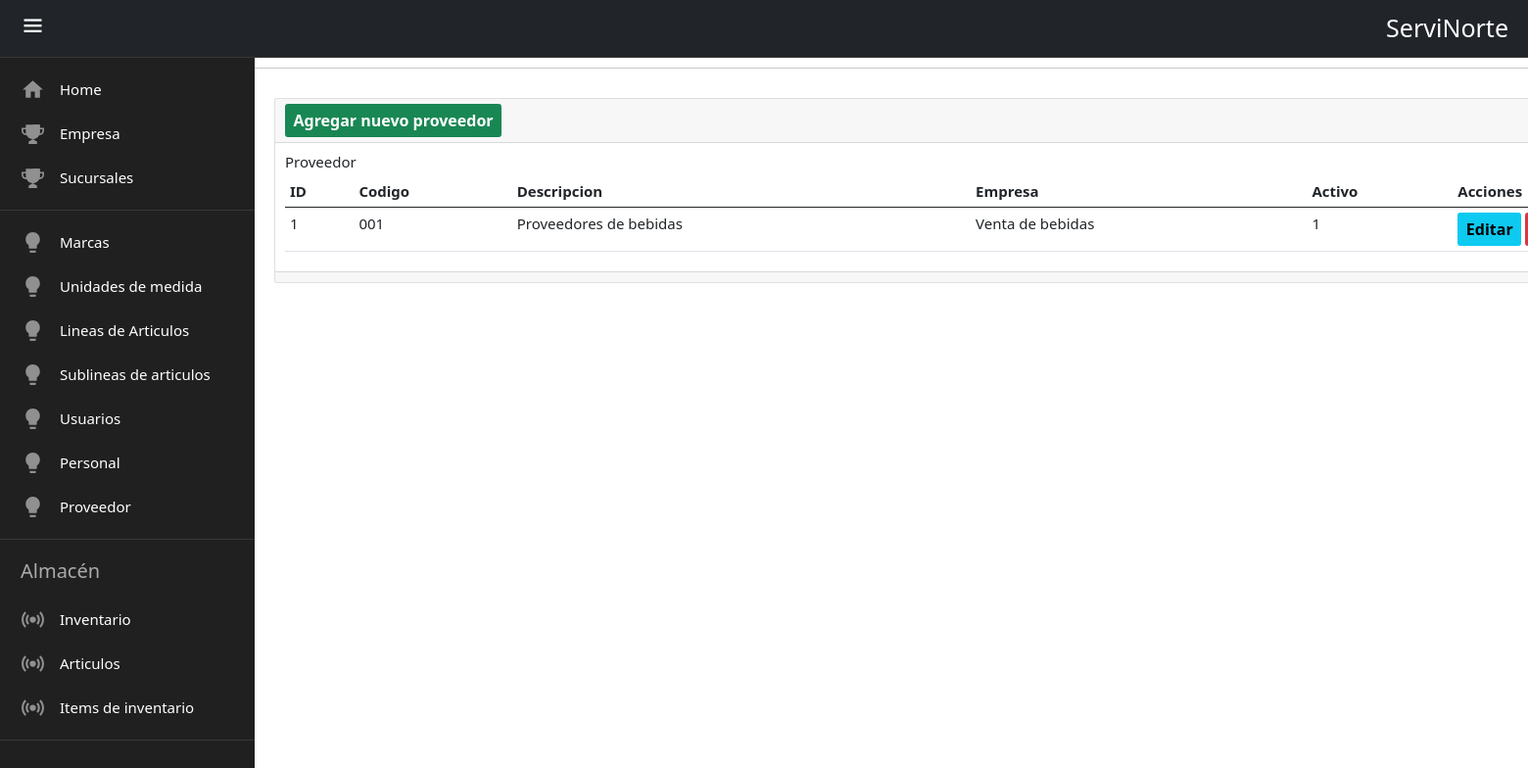
Page /proveedor/ on the committed database.
### servinorte_r/models.py (models this page shows, shortened)
class grupos_proveedor(models.Model):
    class ProveedorRole(models.TextChoices):
        ACTIVO = "1"
        INACTIVO = "0"
    codigo_grupo = models.CharField(max_length=15, help_text="El codigo del grupo. ")
    grupo_descripcion = models.CharField(
        max_length=100, help_text="La descripcion del grupo. "
    )
    Empresa = models.ForeignKey(Empresa, on_delete=models.CASCADE)
    activo = models.CharField(
        verbose_name="La validacion de situacion es. ",
        choices=ProveedorRole.choices,
        max_length=1,
    )

class Empresa(models.Model):
    nro_documento = models.CharField(
        max_length=11, help_text="El nro.documento de la empresa. "
    )
    razon_social = models.CharField(
        max_length=150, help_text="La razón social de la empresa. "
    )
    direccion = models.CharField(
        max_length=150, help_text="La direccion de la empresa. "
    )
    def __str__(self):
        return self.razon_social

### servinorte_r/views.py (the view)
# urls.py: path('proveedor/',views.proveedores,name='proveedor'),
def proveedores(request):
    proveedores=grupos_proveedor.objects.all()
    return render(request,"grupo_proveedor/index.html",{'proveedores':proveedores})

### templates/grupo_proveedor/index.html (shortened to what this page needs)
{% extends 'base.html' %}{% block content %}
<hr />
<div class="contenedor">
  <div class="card">
    <div class="card-header">
      <a
        name=""
        id=""
        class="btn btn-success text-white"
        style="font-size: medium; font-weight: bold"
        href="{% url 'crear_proveedor' %}"
        role="button"
      >
        Agregar nuevo proveedor
      </a>
    </div>
    <div class="card-body">
      <h4 class="card-title">Proveedor</h4>
      <table class="table">
        <thead>
          <tr>
            <th>ID</th>
            <th>Codigo</th>
            <th>Descripcion</th>
            <th>Empresa</th>
            <th>Activo</th>
            <th>Acciones</th>
          </tr>
        </thead>
        <tbody>
          {% for proveedor in proveedores %}
          <tr>
            <td>{{ proveedor.id }}</td>
            <td>{{ proveedor.codigo_grupo }}</td>
            <td>{{ proveedor.grupo_descripcion }}</td>
            <td>{{ proveedor.Empresa }}</td>
            <td>{{ proveedor.activo }}</td>
            <td>
              <a
                name=""
                id=""
                class="btn btn-info"
                style="font-size: medium; font-weight: bold"
                href="{% url 'editar_proveedor' proveedor.id %}"
                role="button"
              >
                Editar
              </a>
              <a
                name=""
                id=""
                class="btn btn-danger"
                style="font-size: medium; font-weight: bold"
                href="{% url 'eliminar_proveedor' proveedor.id %}"
                role="button"
              >
              </a>
            </td>
          </tr>
          {% endfor %}
        </tbody>
      </table>
    </div>
    <div class="card-footer text-muted"></div>
  </div>
</div>
{% endblock %}

### servinorte_r/static/css/style.css (style rules this page uses)
:root { --fondo-color:#231e27; --items-color:#202020; --border-color:#383838; --text-color:#e7e7e7; }
* { padding: 0; box-sizing: border-box; margin: 0; }
html { font-size: 62.5%; font-family: sans-serif; }
body { width: 100%; height: 100vh; background-color: #231e27; position: relative; }
.contenedor { width:1600px; margin-left:280px; margin-top: 30px; font-size: 150%; }

### rows in the picture
grupos_proveedor: id "1", codigo_grupo "001", grupo_descripcion "Proveedores de bebidas", Empresa "Venta de bebidas", activo "1"
